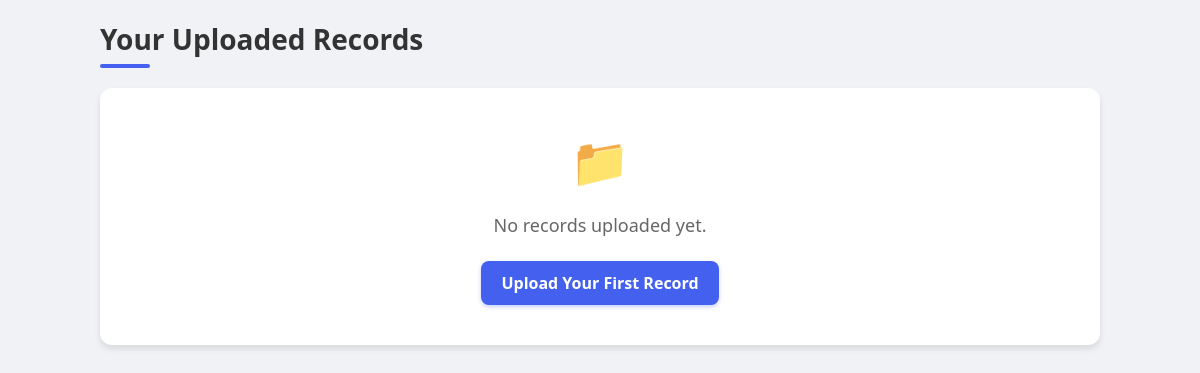
The page /records (signed in) on the database as committed earlier.
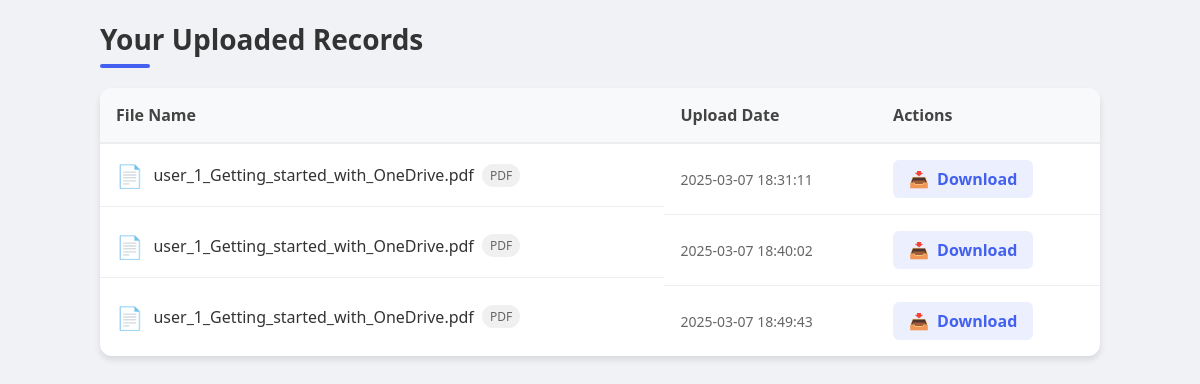
The same page on the database as committed later.
### tables this page shows
CREATE TABLE "health_records" (
    id INTEGER PRIMARY KEY AUTOINCREMENT,
    user_id INTEGER,
    file_name TEXT,
    file_path TEXT,
    upload_date TIMESTAMP DEFAULT CURRENT_TIMESTAMP,
    FOREIGN KEY(user_id) REFERENCES users(id)
);

### app.py (the view)
@app.route('/records')
def records():
    if 'user_id' not in session:
        return redirect(url_for('login'))
    conn = get_db_connection()
    cur = conn.cursor()
    cur.execute('''
        SELECT file_name, upload_date
        FROM health_records
        WHERE user_id=?
    ''', (session['user_id'],))
    records = cur.fetchall()
    conn.close()
    return render_template('records.html', records=records)

### app.py (called while the page is built)
def get_db_connection():
    conn = sqlite3.connect(DATABASE)
    conn.row_factory = sqlite3.Row
    return conn

### templates/records.html (shortened to what this page needs)
<!DOCTYPE html>
<html lang="en">
<head>
</head>
<body>
    <div class="records-container">
        <div class="records-header">
            <h1 class="records-title">Your Uploaded Records</h1>
        </div>
        <div class="records-card">
            {% if records %}
            <table class="records-table">
                <thead>
                    <tr>
                        <th>File Name</th>
                        <th>Upload Date</th>
                        <th>Actions</th>
                    </tr>
                </thead>
                <tbody>
                    {% for record in records %}
                    <tr>
                        <td class="file-name">
                            {% if record['file_name'].endswith('.pdf') %}
                                <span class="file-icon">📄</span>
                            {% elif record['file_name'].endswith(('.jpg', '.jpeg', '.png')) %}
                                <span class="file-icon">🖼️</span>
                            {% elif record['file_name'].endswith('.docx') %}
                                <span class="file-icon">📝</span>
                            {% else %}
                                <span class="file-icon">📋</span>
                            {% endif %}
                            {{ record['file_name'] }}
                            {% if record['file_name'].endswith('.pdf') %}
                                <span class="file-type">PDF</span>
                            {% elif record['file_name'].endswith('.jpg') %}
                                <span class="file-type">JPG</span>
                            {% elif record['file_name'].endswith('.png') %}
                                <span class="file-type">PNG</span>
                            {% elif record['file_name'].endswith('.docx') %}
                                <span class="file-type">DOCX</span>
                            {% endif %}
                        </td>
                        <td class="record-date">{{ record['upload_date'] }}</td>
                        <td>
                            <a href="{{ url_for('download_file', filename=record['file_name']) }}" class="download-btn">
                                <span class="download-icon">📥</span> Download
                            </a>
                        </td>
                    </tr>
                    {% endfor %}
                </tbody>
            </table>
            {% else %}
            <div class="empty-state">
                <div class="empty-icon">📁</div>
                <p class="empty-text">No records uploaded yet.</p>
                <a href="#" class="btn btn-primary">Upload Your First Record</a>
            </div>
            {% endif %}
        </div>
    </div>
</body>
</html>

### templates/records.html (style rules this page uses)
:root { --primary: #4361ee; --secondary: #3f37c9; --success: #4cc9f0; --light-bg: #f8f9fa; --card-shadow: 0 4px 6px rgba(0, 0, 0, 0.1); }
* { margin: 0; padding: 0; box-sizing: border-box; font-family: 'Segoe UI', Tahoma, Geneva, Verdana, sans-serif; }
body { background-color: #f0f2f5; color: #333; padding: 20px; }
.records-container { max-width: 1000px; margin: 0 auto; }
.records-header { margin-bottom: 30px; display: flex; justify-content: space-between; align-items: center; }
.records-title { font-size: 28px; font-weight: 700; color: #333; position: relative; }
.records-title::after { content: ""; position: absolute; left: 0; bottom: -10px; width: 50px; height: 4px; background: var(--primary); border-radius: 2px; }
.records-card { background: white; border-radius: 12px; box-shadow: var(--card-shadow); overflow: hidden; }
.records-table { width: 100%; border-collapse: collapse; }
.records-table th { background-color: #f8f9fa; padding: 16px; text-align: left; font-weight: 600; color: #444; border-bottom: 2px solid #eee; }
.records-table td { padding: 16px; border-bottom: 1px solid #eee; vertical-align: middle; }
.records-table tr:last-child td { border-bottom: none; }
.file-icon { font-size: 22px; color: #666; margin-right: 10px; vertical-align: middle; }
.file-name { display: flex; align-items: center; }
.file-type { display: inline-block; font-size: 12px; color: #666; background-color: #f0f0f0; padding: 3px 8px; border-radius: 12px; margin-left: 8px; }
.download-btn { display: inline-flex; align-items: center; justify-content: center; color: var(--primary); background-color: rgba(67, 97, 238, 0.1); border-radius: 6px; padding: 8px 16px; font-weight: 600; text-decoration: none; transition: all 0.2s; }
.download-icon { margin-right: 8px; }
.record-date { color: #666; font-size: 14px; }

Rows that differ between the two databases and show on the page:
added health_records: file_name "user_1_Getting_started_with_OneDrive.pdf", shows "PDF", upload_date "2025-03-07 18:31:11"
added health_records: file_name "user_1_Getting_started_with_OneDrive.pdf", shows "PDF", upload_date "2025-03-07 18:40:02"
added health_records: file_name "user_1_Getting_started_with_OneDrive.pdf", shows "PDF", upload_date "2025-03-07 18:49:43"
Other text that changed with them:
text no longer shown: "📁 No records uploaded yet. Upload Your First Record"
text now shown: "File Name Upload Date Actions"
